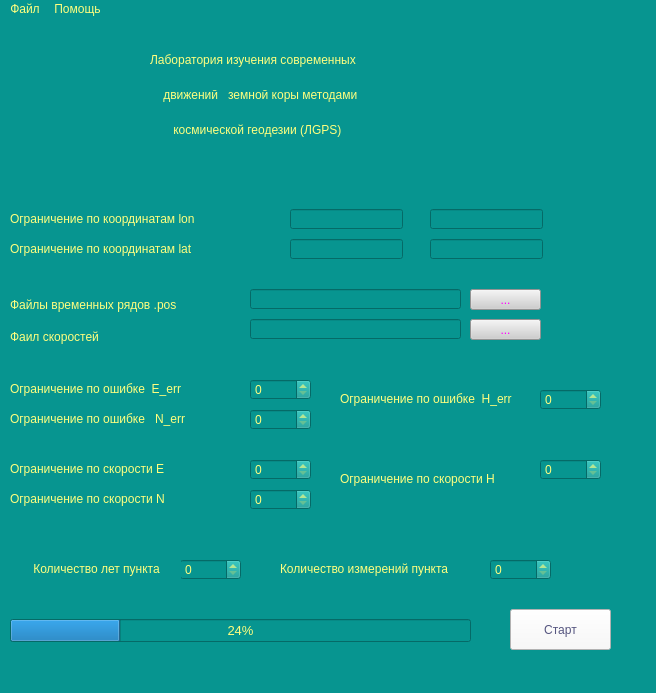
<?xml version="1.0" encoding="UTF-8"?>
<ui version="4.0">
 <class>MainWindow</class>
 <widget class="QMainWindow" name="MainWindow">
  <property name="geometry">
   <rect>
    <x>0</x>
    <y>0</y>
    <width>656</width>
    <height>693</height>
   </rect>
  </property>
  <property name="windowTitle">
   <string>MainWindow</string>
  </property>
  <property name="styleSheet">
   <string notr="true">background-color: rgb(7, 149, 144);
color: rgb(255, 255, 127);
</string>
  </property>
  <widget class="QWidget" name="centralwidget">
   <widget class="QLabel" name="label_4">
    <property name="geometry">
     <rect>
      <x>160</x>
      <y>60</y>
      <width>361</width>
      <height>31</height>
     </rect>
    </property>
    <property name="styleSheet">
     <string notr="true">color: rgb(255, 255, 127);
font: 75 16pt &quot;MS Shell Dlg 2&quot;;</string>
    </property>
    <property name="text">
     <string> движений   земной коры методами</string>
    </property>
   </widget>
   <widget class="QProgressBar" name="progressBar">
    <property name="geometry">
     <rect>
      <x>10</x>
      <y>600</y>
      <width>461</width>
      <height>23</height>
     </rect>
    </property>
    <property name="font">
     <font>
      <family>MS Shell Dlg 2</family>
      <pointsize>10</pointsize>
      <weight>50</weight>
      <italic>false</italic>
      <bold>false</bold>
     </font>
    </property>
    <property name="styleSheet">
     <string notr="true">color: rgb(255, 255, 127);
font: 10pt &quot;MS Shell Dlg 2&quot;;
</string>
    </property>
    <property name="value">
     <number>24</number>
    </property>
   </widget>
   <widget class="QLabel" name="label">
    <property name="geometry">
     <rect>
      <x>150</x>
      <y>10</y>
      <width>461</width>
      <height>61</height>
     </rect>
    </property>
    <property name="styleSheet">
     <string notr="true">font: 75 16pt &quot;MS Shell Dlg 2&quot;;

color: rgb(255, 255, 127);</string>
    </property>
    <property name="text">
     <string>Лаборатория изучения современных</string>
    </property>
    <property name="margin">
     <number>10</number>
    </property>
   </widget>
   <widget class="QLabel" name="label_5">
    <property name="geometry">
     <rect>
      <x>10</x>
      <y>270</y>
      <width>201</width>
      <height>31</height>
     </rect>
    </property>
    <property name="styleSheet">
     <string notr="true">font: 75 10pt &quot;MS Shell Dlg 2&quot;;
border-color: rgb(0, 0, 0);
color: rgb(255, 255, 127);</string>
    </property>
    <property name="text">
     <string>Файлы временных рядов .pos</string>
    </property>
   </widget>
   <widget class="QLineEdit" name="importfile">
    <property name="geometry">
     <rect>
      <x>250</x>
      <y>270</y>
      <width>211</width>
      <height>20</height>
     </rect>
    </property>
    <property name="styleSheet">
     <string notr="true">color: rgb(255, 255, 127);
font: 75 10pt &quot;MS Shell Dlg 2&quot;;</string>
    </property>
   </widget>
   <widget class="QLabel" name="cor_lan">
    <property name="geometry">
     <rect>
      <x>10</x>
      <y>220</y>
      <width>201</width>
      <height>20</height>
     </rect>
    </property>
    <property name="styleSheet">
     <string notr="true">color: rgb(255, 255, 127);
font: 75 10pt &quot;MS Shell Dlg 2&quot;;</string>
    </property>
    <property name="text">
     <string>Ограничение по координатам lat</string>
    </property>
   </widget>
   <widget class="QToolButton" name="toolButton">
    <property name="geometry">
     <rect>
      <x>470</x>
      <y>270</y>
      <width>71</width>
      <height>21</height>
     </rect>
    </property>
    <property name="styleSheet">
     <string notr="true">color: rgb(255, 0, 255);
background-color: rgb(206, 206, 206);</string>
    </property>
    <property name="text">
     <string>...</string>
    </property>
   </widget>
   <widget class="QLineEdit" name="lon_2">
    <property name="geometry">
     <rect>
      <x>430</x>
      <y>190</y>
      <width>113</width>
      <height>20</height>
     </rect>
    </property>
    <property name="styleSheet">
     <string notr="true">color: rgb(255, 255, 127);</string>
    </property>
   </widget>
   <widget class="QLineEdit" name="lat_1">
    <property name="geometry">
     <rect>
      <x>290</x>
      <y>220</y>
      <width>113</width>
      <height>20</height>
     </rect>
    </property>
    <property name="styleSheet">
     <string notr="true">color: rgb(255, 255, 127);</string>
    </property>
   </widget>
   <widget class="QLabel" name="cor_lon">
    <property name="geometry">
     <rect>
      <x>10</x>
      <y>190</y>
      <width>211</width>
      <height>20</height>
     </rect>
    </property>
    <property name="styleSheet">
     <string notr="true">color: rgb(255, 255, 127);
font: 75 10pt &quot;MS Shell Dlg 2&quot;;</string>
    </property>
    <property name="text">
     <string>Ограничение по координатам lon</string>
    </property>
   </widget>
   <widget class="QLabel" name="label_3">
    <property name="geometry">
     <rect>
      <x>170</x>
      <y>90</y>
      <width>401</width>
      <height>41</height>
     </rect>
    </property>
    <property name="styleSheet">
     <string notr="true">font: 75 16pt &quot;MS Shell Dlg 2&quot;;
font: 75 16pt &quot;MS Shell Dlg 2&quot;;
color: rgb(255, 255, 0);
color: rgb(255, 255, 127);</string>
    </property>
    <property name="text">
     <string> космической геодезии (ЛGPS)</string>
    </property>
    <property name="margin">
     <number>5</number>
    </property>
   </widget>
   <widget class="QLineEdit" name="lat_2">
    <property name="geometry">
     <rect>
      <x>430</x>
      <y>220</y>
      <width>113</width>
      <height>20</height>
     </rect>
    </property>
    <property name="styleSheet">
     <string notr="true">color: rgb(255, 255, 127);</string>
    </property>
   </widget>
   <widget class="QPushButton" name="pushButton">
    <property name="geometry">
     <rect>
      <x>510</x>
      <y>590</y>
      <width>101</width>
      <height>41</height>
     </rect>
    </property>
    <property name="styleSheet">
     <string notr="true">background-color: rgb(249, 249, 249);
color: rgb(85, 85, 127);
font: 75 14pt &quot;MS Shell Dlg 2&quot;;

</string>
    </property>
    <property name="text">
     <string>Старт</string>
    </property>
   </widget>
   <widget class="QLineEdit" name="lon_1">
    <property name="geometry">
     <rect>
      <x>290</x>
      <y>190</y>
      <width>113</width>
      <height>20</height>
     </rect>
    </property>
    <property name="styleSheet">
     <string notr="true">color: rgb(255, 255, 127);</string>
    </property>
   </widget>
   <widget class="QLabel" name="label_2">
    <property name="geometry">
     <rect>
      <x>10</x>
      <y>10</y>
      <width>121</width>
      <height>81</height>
     </rect>
    </property>
    <property name="text">
     <string/>
    </property>
    <property name="pixmap">
     <pixmap>lgps_ico.png</pixmap>
    </property>
   </widget>
   <widget class="QLabel" name="label_6">
    <property name="geometry">
     <rect>
      <x>10</x>
      <y>310</y>
      <width>141</width>
      <height>16</height>
     </rect>
    </property>
    <property name="styleSheet">
     <string notr="true">font: 75 10pt &quot;MS Shell Dlg 2&quot;;</string>
    </property>
    <property name="text">
     <string>Фаил скоростей</string>
    </property>
   </widget>
   <widget class="QLineEdit" name="importfile_2">
    <property name="geometry">
     <rect>
      <x>250</x>
      <y>300</y>
      <width>211</width>
      <height>20</height>
     </rect>
    </property>
    <property name="styleSheet">
     <string notr="true">color: rgb(255, 255, 127);
font: 75 10pt &quot;MS Shell Dlg 2&quot;;</string>
    </property>
   </widget>
   <widget class="QToolButton" name="toolButton_2">
    <property name="geometry">
     <rect>
      <x>470</x>
      <y>300</y>
      <width>71</width>
      <height>21</height>
     </rect>
    </property>
    <property name="styleSheet">
     <string notr="true">color: rgb(255, 0, 255);
background-color: rgb(206, 206, 206);</string>
    </property>
    <property name="text">
     <string>...</string>
    </property>
   </widget>
   <widget class="QLabel" name="cor_lan_2">
    <property name="geometry">
     <rect>
      <x>10</x>
      <y>440</y>
      <width>181</width>
      <height>20</height>
     </rect>
    </property>
    <property name="styleSheet">
     <string notr="true">color: rgb(255, 255, 127);
font: 75 10pt &quot;MS Shell Dlg 2&quot;;</string>
    </property>
    <property name="text">
     <string>Ограничение по скорости E</string>
    </property>
   </widget>
   <widget class="QLabel" name="cor_lon_2">
    <property name="geometry">
     <rect>
      <x>10</x>
      <y>360</y>
      <width>191</width>
      <height>20</height>
     </rect>
    </property>
    <property name="styleSheet">
     <string notr="true">color: rgb(255, 255, 127);
font: 75 10pt &quot;MS Shell Dlg 2&quot;;</string>
    </property>
    <property name="text">
     <string>Ограничение по ошибке  E_err  </string>
    </property>
   </widget>
   <widget class="QSpinBox" name="spinBox">
    <property name="geometry">
     <rect>
      <x>250</x>
      <y>360</y>
      <width>61</width>
      <height>21</height>
     </rect>
    </property>
   </widget>
   <widget class="QSpinBox" name="spinBox_2">
    <property name="geometry">
     <rect>
      <x>250</x>
      <y>390</y>
      <width>61</width>
      <height>21</height>
     </rect>
    </property>
   </widget>
   <widget class="QLabel" name="cor_lon_3">
    <property name="geometry">
     <rect>
      <x>10</x>
      <y>390</y>
      <width>191</width>
      <height>20</height>
     </rect>
    </property>
    <property name="styleSheet">
     <string notr="true">color: rgb(255, 255, 127);
font: 75 10pt &quot;MS Shell Dlg 2&quot;;</string>
    </property>
    <property name="text">
     <string>Ограничение по ошибке   N_err </string>
    </property>
   </widget>
   <widget class="QSpinBox" name="spinBox_3">
    <property name="geometry">
     <rect>
      <x>250</x>
      <y>440</y>
      <width>61</width>
      <height>21</height>
     </rect>
    </property>
   </widget>
   <widget class="QSpinBox" name="spinBox_4">
    <property name="geometry">
     <rect>
      <x>250</x>
      <y>470</y>
      <width>61</width>
      <height>21</height>
     </rect>
    </property>
   </widget>
   <widget class="QLabel" name="cor_lan_3">
    <property name="geometry">
     <rect>
      <x>10</x>
      <y>470</y>
      <width>181</width>
      <height>20</height>
     </rect>
    </property>
    <property name="styleSheet">
     <string notr="true">color: rgb(255, 255, 127);
font: 75 10pt &quot;MS Shell Dlg 2&quot;;</string>
    </property>
    <property name="text">
     <string>Ограничение по скорости N </string>
    </property>
   </widget>
   <widget class="QSpinBox" name="spinBox_5">
    <property name="geometry">
     <rect>
      <x>540</x>
      <y>370</y>
      <width>61</width>
      <height>21</height>
     </rect>
    </property>
   </widget>
   <widget class="QLabel" name="cor_lon_4">
    <property name="geometry">
     <rect>
      <x>340</x>
      <y>370</y>
      <width>191</width>
      <height>20</height>
     </rect>
    </property>
    <property name="styleSheet">
     <string notr="true">color: rgb(255, 255, 127);
font: 75 10pt &quot;MS Shell Dlg 2&quot;;</string>
    </property>
    <property name="text">
     <string>Ограничение по ошибке  H_err  </string>
    </property>
   </widget>
   <widget class="QLabel" name="cor_lan_4">
    <property name="geometry">
     <rect>
      <x>340</x>
      <y>450</y>
      <width>181</width>
      <height>20</height>
     </rect>
    </property>
    <property name="styleSheet">
     <string notr="true">color: rgb(255, 255, 127);
font: 75 10pt &quot;MS Shell Dlg 2&quot;;</string>
    </property>
    <property name="text">
     <string>Ограничение по скорости H</string>
    </property>
   </widget>
   <widget class="QSpinBox" name="spinBox_6">
    <property name="geometry">
     <rect>
      <x>540</x>
      <y>440</y>
      <width>61</width>
      <height>21</height>
     </rect>
    </property>
   </widget>
   <widget class="QSpinBox" name="spinBox_7">
    <property name="geometry">
     <rect>
      <x>180</x>
      <y>540</y>
      <width>61</width>
      <height>21</height>
     </rect>
    </property>
   </widget>
   <widget class="QLabel" name="cor_lon_5">
    <property name="geometry">
     <rect>
      <x>30</x>
      <y>540</y>
      <width>151</width>
      <height>20</height>
     </rect>
    </property>
    <property name="styleSheet">
     <string notr="true">color: rgb(255, 255, 127);
font: 75 10pt &quot;MS Shell Dlg 2&quot;;</string>
    </property>
    <property name="text">
     <string> Количество лет пункта</string>
    </property>
   </widget>
   <widget class="QLabel" name="cor_lon_6">
    <property name="geometry">
     <rect>
      <x>280</x>
      <y>540</y>
      <width>181</width>
      <height>20</height>
     </rect>
    </property>
    <property name="styleSheet">
     <string notr="true">color: rgb(255, 255, 127);
font: 75 10pt &quot;MS Shell Dlg 2&quot;;</string>
    </property>
    <property name="text">
     <string>Количество измерений пункта</string>
    </property>
   </widget>
   <widget class="QSpinBox" name="spinBox_8">
    <property name="geometry">
     <rect>
      <x>490</x>
      <y>540</y>
      <width>61</width>
      <height>21</height>
     </rect>
    </property>
   </widget>
  </widget>
  <widget class="QMenuBar" name="menubar">
   <property name="geometry">
    <rect>
     <x>0</x>
     <y>0</y>
     <width>656</width>
     <height>21</height>
    </rect>
   </property>
   <widget class="QMenu" name="menu">
    <property name="title">
     <string>Файл</string>
    </property>
    <addaction name="action"/>
    <addaction name="action_2"/>
   </widget>
   <widget class="QMenu" name="menu_2">
    <property name="title">
     <string>Помощь</string>
    </property>
   </widget>
   <addaction name="menu"/>
   <addaction name="menu_2"/>
  </widget>
  <widget class="QStatusBar" name="statusbar"/>
  <action name="action">
   <property name="text">
    <string>Открыть</string>
   </property>
  </action>
  <action name="action_2">
   <property name="text">
    <string>Экспорт</string>
   </property>
  </action>
 </widget>
 <resources/>
 <connections/>
</ui>
